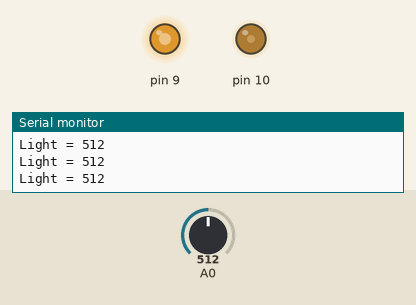
Simulated run of this sketch. Board: Arduino Uno, built with avr-gcc and run on an emulated ATmega328P. Parts: output pins drawn as LEDs (lit = HIGH), the last lines printed to the serial monitor. Inputs (shaded band) come from the test bench; at power-on: A0 = 512.

Above: at 1.2 s.
1.3 s: A0 set to 716
At 1.9 s:
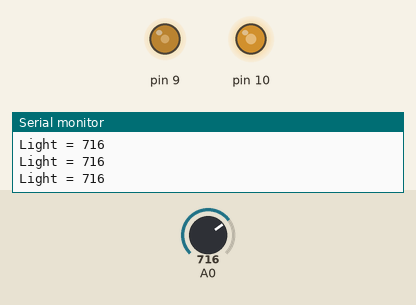
2.9 s: A0 set to 900
At 3.3 s:
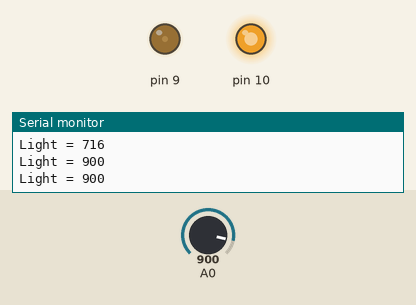
4.5 s: A0 set to 1023
At 5.8 s:
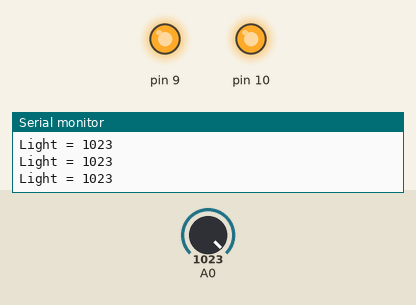
6.1 s: A0 set to 306
At 7.3 s:
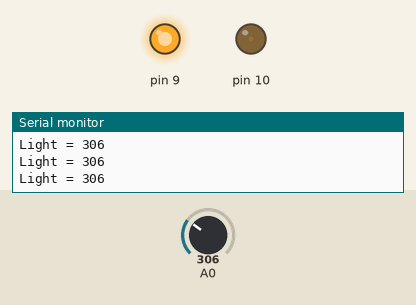
7.7 s: A0 set to 122
At 8.7 s:
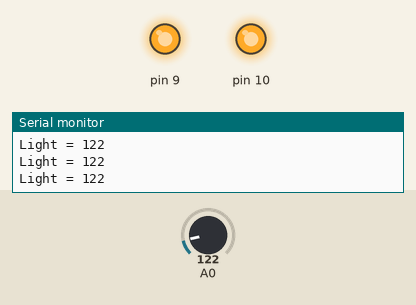
Timing chart, 0 to 10.3 s (numbered marks = the images above; inputs shaded):
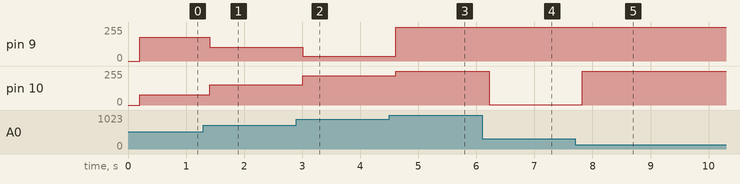

The sketch:

serial_3.ino
```cpp
//예제 3 주위 밝기에 따라 led가 켜지는 빛 감지기 만들기 , led 2개
void setup() {
  // put your setup code here, to run once:
  Serial.begin(9600);// 시리얼 통신 속도 설정하기, 시리얼 모니터와 맞춰야 된다.
  // 아두이노 보드와 pc가 시리얼 모니터를 통해 통신할 수 있도록 보드레이트 값을 동일하게 설정해야 통신을 할 수 있다.

}

void loop() {
  // put your main code here, to run repeatedly:
  char pr[12];
  sprintf(pr,"Light = %d", analogRead(A0));
  Serial.println(pr);// 시리얼 모니터에 한 줄 씩 출력하는 것
  delay(200);

  int light = analogRead(A0);
  int ledLight1 = map(light,300,1000,255,0);// 어두울 때 제일 밝게, 밝을 때 제일 어둡게
  int ledLight2 = map(light,300,1000,0,255);// 어두울 때 제일 어둡게, 밝을 때 제일 밝게
  analogWrite(9,ledLight1);
  analogWrite(10,ledLight2);

}
```

Measured:
- after the input at 1.3 s, pin 9: 178/255 → 104/255 after 0.10 s; pin 10: 77/255 → 151/255 after 0.10 s
- after the input at 2.9 s, pin 9: 104/255 → 37/255 after 0.11 s; pin 10: 151/255 → 218/255 after 0.11 s
- after the input at 4.5 s, pin 9: 37/255 → 255/255 after 0.11 s; pin 10: 218/255 → 255/255 after 0.11 s
- after the input at 6.1 s, pin 9: 255/255 → 253/255 after 0.12 s; pin 10: 255/255 → 2/255 after 0.12 s
- after the input at 7.7 s, pin 9: 253/255 → 255/255 after 0.12 s; pin 10: 2/255 → 255/255 after 0.12 s
